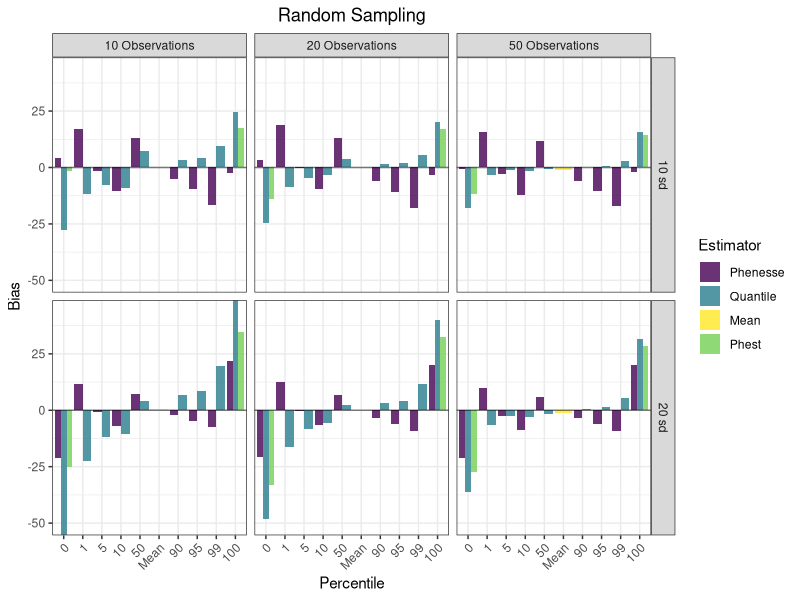
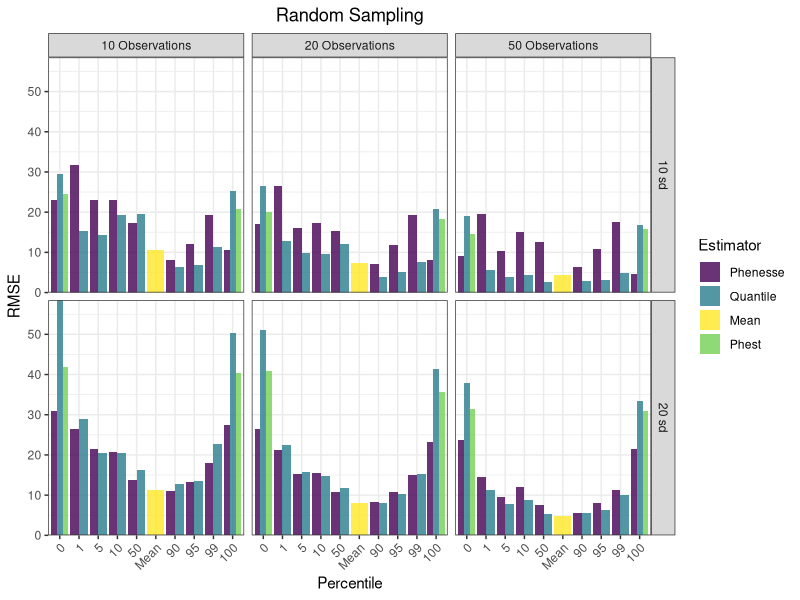
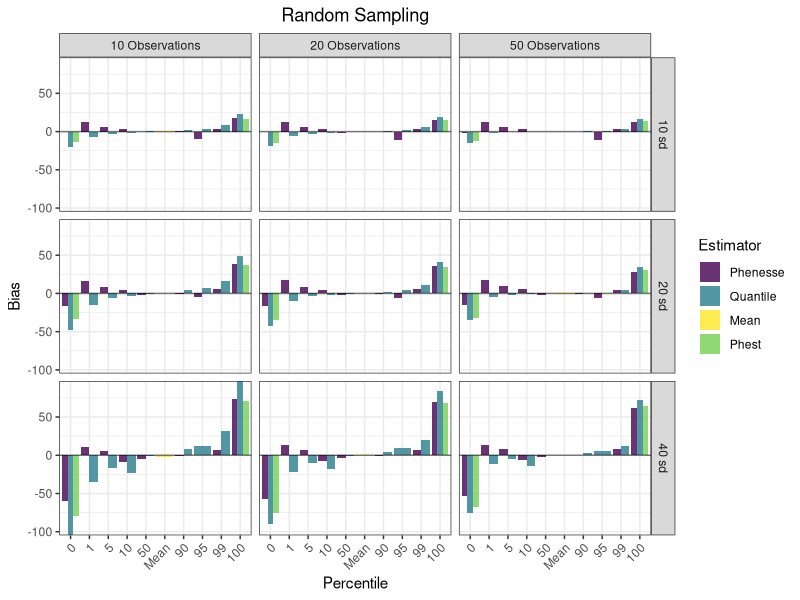
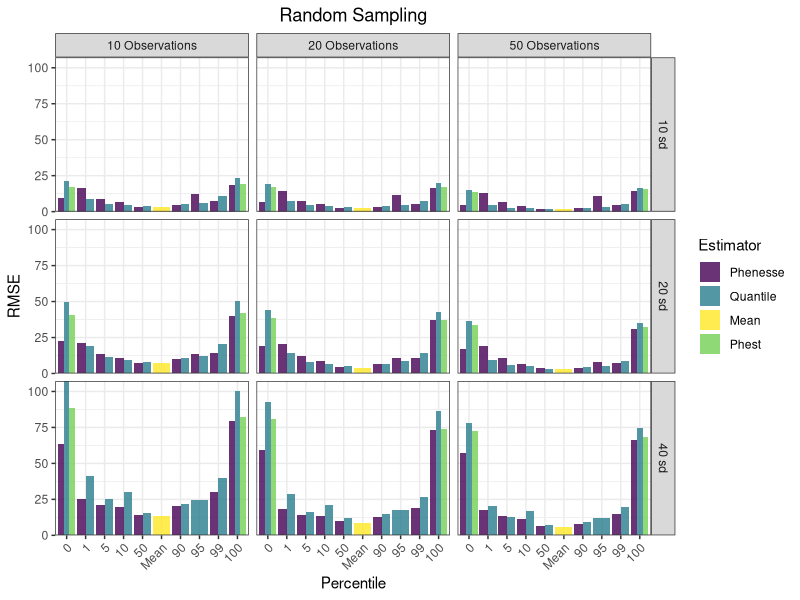

The R source for these figures, in order:
# Libraries

library(Metrics)
library(dplyr)
library(ggplot2)

# read in simulation results, uni_sims and bi_sims

uni_phenesse_sims <- read.csv("results/unimodal_phenesse.csv", 
                              stringsAsFactors = FALSE)
bi_phenesse_sims <- read.csv("results/bimodal_phenesse.csv", 
                             stringsAsFactors = FALSE)

uni_quantile_sims <- read.csv("results/unimodal_quantile.csv", 
                           stringsAsFactors = FALSE)
bi_quantile_sims <- read.csv("results/bimodal_quantile.csv",
                          stringsAsFactors = FALSE)

uni_phest_sims <- read.csv("results/unimodal_phest.csv", 
                           stringsAsFactors = FALSE) %>% 
  dplyr::select(-lowCI, -highCI)
bi_phest_sims <- read.csv("results/bimodal_phest.csv",
                          stringsAsFactors = FALSE)%>% 
  dplyr::select(-lowCI, -highCI)

uni_mean_sims <- read.csv("results/unimodal_mean.csv", stringsAsFactors = FALSE)
bi_mean_sims <- read.csv("results/bimodal_mean.csv", stringsAsFactors = FALSE)

# Combine phenesse simulation results with naive simulation results

total_uni <- rbind(uni_phenesse_sims, uni_quantile_sims, uni_phest_sims, uni_mean_sims)
total_bi <- rbind(bi_phenesse_sims, bi_quantile_sims, bi_phest_sims, bi_mean_sims)

# group by and summarize to get bias and rmse

total_uni_metrics <- total_uni %>%  
  group_by(estimator, perc, obs, Q, sd) %>% 
  summarize(RMSE = rmse(actual = true_value, predicted = estimate), 
            Bias = bias(actual = true_value, predicted = estimate)) 

total_uni_metrics$sd <- as.character(total_uni_metrics$sd)
total_uni_metrics$obs <- as.character(total_uni_metrics$obs)
total_uni_metrics$Q <- as.character(total_uni_metrics$Q)
total_uni_metrics <- total_uni_metrics %>% 
  mutate(fac_Q = ifelse(Q == 50.50, "Mean", Q))

total_bi_metrics <- total_bi %>%  
  group_by(estimator, perc, obs,Q, sd) %>% 
  summarize(RMSE = rmse(actual = true_value, predicted = estimate), 
            Bias = bias(actual = true_value, predicted = estimate)) 
total_bi_metrics$sd <- as.character(total_bi_metrics$sd)
total_bi_metrics$obs <- as.character(total_bi_metrics$obs)
total_bi_metrics$Q <- as.character(total_bi_metrics$Q)
total_bi_metrics <- total_bi_metrics %>% 
  mutate(fac_Q = ifelse(Q == 50.50, "Mean", Q))

# prepare dataframe for barplot
total_uni_metrics_barplot <- total_uni_metrics %>% 
  ungroup(fac_Q) %>% 
  mutate(fac_Q = factor(fac_Q, levels = c('0','1','5','10','50',"Mean",'90','95','99','100'))) %>% 
  mutate(sd = paste(sd, "sd")) %>% 
  mutate(obs = paste(obs, "Observations")) %>% 
  mutate(Estimator = ifelse(estimator == "belitz", "Phenesse",
                            ifelse(estimator == "naive" , "Quantile",
                                   ifelse(estimator == "mean", "Mean",
                                          "Phest")))) %>% 
  mutate(Estimator = factor(Estimator, levels = c('Phenesse', 'Quantile', 'Mean','Phest')))

total_bi_metrics_barplot <- total_bi_metrics %>% 
  ungroup(fac_Q) %>% 
  mutate(fac_Q = factor(fac_Q, levels = c('0','1','5','10','50',"Mean",'90','95','99','100'))) %>% 
  mutate(sd = paste(sd, "sd")) %>% 
  mutate(obs = paste(obs, "Observations")) %>% 
  mutate(Estimator = ifelse(estimator == "belitz", "Phenesse",
                            ifelse(estimator == "naive" , "Quantile",
                                   ifelse(estimator == "mean", "Mean",
                                          "Phest")))) %>% 
  mutate(Estimator = factor(Estimator, levels = c('Phenesse', 'Quantile', 'Mean','Phest')))

##### UNIMODAL RANDOM RMSE PLOT #########

um_rmse <- ggplot(total_uni_metrics_barplot) + 
  geom_bar(aes(x = fac_Q, y = RMSE, fill = Estimator), 
           stat = "identity", size = 1, alpha = 0.8, position = "dodge") +
  ggtitle("Random Sampling") + 
  scale_y_continuous(expand = c(0,0)) +
  theme_bw() +
  scale_fill_manual(values = c("#440154FF", "#287D8EFF","#FDE725FF", "#73D055FF")) +
  facet_grid(sd~obs, labeller = labeller()) +
  labs(x = "Percentile", y = 'RMSE') + 
  theme(plot.title = element_text(hjust = 0.5), axis.text.x = element_text(angle = 45, hjust = 1)) 


####### BIMODAL RMSE PLOT ############

bm_rmse <- ggplot(total_bi_metrics_barplot) + 
  geom_bar(aes(x = fac_Q, y = RMSE, fill = Estimator), 
           stat = "identity", size = 1, alpha = 0.8, position = "dodge") +
  ggtitle("Random Sampling") + 
  scale_y_continuous(expand = c(0,0)) +
  theme_bw() +
  scale_fill_manual(values = c("#440154FF", "#287D8EFF","#FDE725FF", "#73D055FF")) +
  facet_grid(sd~obs, labeller = labeller()) +
  labs(x = "Percentile", y = 'RMSE') + 
  theme(plot.title = element_text(hjust = 0.5), axis.text.x = element_text(angle = 45, hjust = 1)) 


##### UNIMODAL BIAS PLOT #########

um_bias <- ggplot(total_uni_metrics_barplot) + 
  geom_bar(aes(x = fac_Q, y = Bias, fill = Estimator), 
           stat = "identity", size = 1, alpha = 0.8, position = "dodge") +
  geom_hline(yintercept = 0, alpha = 0.5) +
  ggtitle("Random Sampling") + 
  scale_y_continuous(expand = c(0,0)) +
  theme_bw() +
  scale_fill_manual(values = c("#440154FF", "#287D8EFF","#FDE725FF", "#73D055FF")) +
  facet_grid(sd~obs, labeller = labeller()) +
  labs(x = "Percentile", y = 'Bias') + 
  theme(plot.title = element_text(hjust = 0.5), axis.text.x = element_text(angle = 45, hjust = 1)) 


####### BIMODAL BIAS PLOT ############

bm_bias <- ggplot(total_bi_metrics_barplot) + 
  geom_bar(aes(x = fac_Q, y = Bias, fill = Estimator), 
           stat = "identity", size = 1, alpha = 0.8, position = "dodge") +
  geom_hline(yintercept = 0, alpha = 0.5) +
  ggtitle("Random Sampling") + 
  scale_y_continuous(expand = c(0,0)) +
  theme_bw() +
  scale_fill_manual(values = c("#440154FF", "#287D8EFF","#FDE725FF", "#73D055FF")) +
  facet_grid(sd~obs, labeller = labeller()) +
  labs(x = "Percentile", y = 'Bias') + 
  theme(plot.title = element_text(hjust = 0.5), axis.text.x = element_text(angle = 45, hjust = 1)) 
